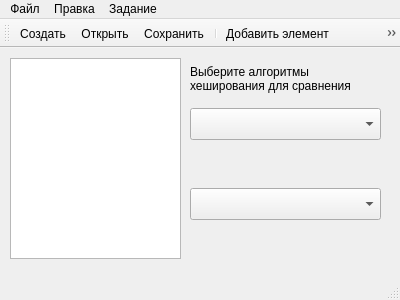
<?xml version="1.0" encoding="UTF-8"?>
<ui version="4.0">
 <class>MainWindow</class>
 <widget class="QMainWindow" name="MainWindow">
  <property name="geometry">
   <rect>
    <x>0</x>
    <y>0</y>
    <width>400</width>
    <height>300</height>
   </rect>
  </property>
  <property name="windowTitle">
   <string>MainWindow</string>
  </property>
  <widget class="QWidget" name="centralWidget">
   <widget class="QListView" name="hashTableView">
    <property name="geometry">
     <rect>
      <x>10</x>
      <y>10</y>
      <width>171</width>
      <height>201</height>
     </rect>
    </property>
   </widget>
   <widget class="QComboBox" name="cbHashFunc1">
    <property name="geometry">
     <rect>
      <x>190</x>
      <y>60</y>
      <width>191</width>
      <height>32</height>
     </rect>
    </property>
   </widget>
   <widget class="QComboBox" name="cbHashFunc2">
    <property name="geometry">
     <rect>
      <x>190</x>
      <y>140</y>
      <width>191</width>
      <height>32</height>
     </rect>
    </property>
   </widget>
   <widget class="QLabel" name="lResult1">
    <property name="geometry">
     <rect>
      <x>190</x>
      <y>100</y>
      <width>191</width>
      <height>31</height>
     </rect>
    </property>
    <property name="lineWidth">
     <number>1</number>
    </property>
    <property name="text">
     <string/>
    </property>
   </widget>
   <widget class="QLabel" name="lResult2">
    <property name="geometry">
     <rect>
      <x>190</x>
      <y>180</y>
      <width>181</width>
      <height>31</height>
     </rect>
    </property>
    <property name="text">
     <string/>
    </property>
   </widget>
   <widget class="QLabel" name="label">
    <property name="geometry">
     <rect>
      <x>190</x>
      <y>10</y>
      <width>191</width>
      <height>41</height>
     </rect>
    </property>
    <property name="text">
     <string>Выберите алгоритмы
хеширования для сравнения</string>
    </property>
   </widget>
  </widget>
  <widget class="QMenuBar" name="menuBar">
   <property name="geometry">
    <rect>
     <x>0</x>
     <y>0</y>
     <width>400</width>
     <height>30</height>
    </rect>
   </property>
   <widget class="QMenu" name="menu">
    <property name="title">
     <string>Файл</string>
    </property>
    <addaction name="actionNew"/>
    <addaction name="actionOpen"/>
    <addaction name="actionSave"/>
    <addaction name="actionSaveAs"/>
    <addaction name="actionClose"/>
    <addaction name="separator"/>
    <addaction name="actionExit"/>
   </widget>
   <widget class="QMenu" name="menu_2">
    <property name="title">
     <string>Правка</string>
    </property>
    <addaction name="actionAdd"/>
    <addaction name="separator"/>
    <addaction name="actionFind"/>
    <addaction name="separator"/>
    <addaction name="actionClear"/>
   </widget>
   <widget class="QMenu" name="menu_3">
    <property name="title">
     <string>Задание</string>
    </property>
    <addaction name="actionInfo"/>
   </widget>
   <addaction name="menu"/>
   <addaction name="menu_2"/>
   <addaction name="menu_3"/>
  </widget>
  <widget class="QToolBar" name="mainToolBar">
   <property name="iconSize">
    <size>
     <width>16</width>
     <height>16</height>
    </size>
   </property>
   <attribute name="toolBarArea">
    <enum>TopToolBarArea</enum>
   </attribute>
   <attribute name="toolBarBreak">
    <bool>false</bool>
   </attribute>
   <addaction name="actionNew"/>
   <addaction name="actionOpen"/>
   <addaction name="actionSave"/>
   <addaction name="separator"/>
   <addaction name="actionAdd"/>
   <addaction name="actionFind"/>
   <addaction name="actionClear"/>
   <addaction name="separator"/>
   <addaction name="actionExit"/>
  </widget>
  <widget class="QStatusBar" name="statusBar"/>
  <action name="actionNew">
   <property name="icon">
    <iconset theme="document-new">
     <normaloff>.</normaloff>.</iconset>
   </property>
   <property name="text">
    <string>Создать</string>
   </property>
  </action>
  <action name="actionOpen">
   <property name="icon">
    <iconset theme="document-open">
     <normaloff>.</normaloff>.</iconset>
   </property>
   <property name="text">
    <string>Открыть...</string>
   </property>
  </action>
  <action name="actionSave">
   <property name="icon">
    <iconset theme="document-save">
     <normaloff>.</normaloff>.</iconset>
   </property>
   <property name="text">
    <string>Сохранить</string>
   </property>
  </action>
  <action name="actionSaveAs">
   <property name="icon">
    <iconset theme="document-save-as">
     <normaloff>.</normaloff>.</iconset>
   </property>
   <property name="text">
    <string>Сохранить как...</string>
   </property>
  </action>
  <action name="actionExit">
   <property name="icon">
    <iconset theme="application-exit">
     <normaloff>.</normaloff>.</iconset>
   </property>
   <property name="text">
    <string>Выйти</string>
   </property>
  </action>
  <action name="actionAdd">
   <property name="icon">
    <iconset theme="bqm-add">
     <normaloff>.</normaloff>.</iconset>
   </property>
   <property name="text">
    <string>Добавить элемент...</string>
   </property>
  </action>
  <action name="actionFind">
   <property name="icon">
    <iconset theme="edit-find">
     <normaloff>.</normaloff>.</iconset>
   </property>
   <property name="text">
    <string>Поиск</string>
   </property>
  </action>
  <action name="actionClear">
   <property name="icon">
    <iconset theme="edit-clear">
     <normaloff>.</normaloff>.</iconset>
   </property>
   <property name="text">
    <string>Очистить таблицу...</string>
   </property>
  </action>
  <action name="actionInfo">
   <property name="icon">
    <iconset theme="help-about">
     <normaloff>.</normaloff>.</iconset>
   </property>
   <property name="text">
    <string>Текст задания...</string>
   </property>
  </action>
  <action name="actionClose">
   <property name="icon">
    <iconset theme="document-close">
     <normaloff>.</normaloff>.</iconset>
   </property>
   <property name="text">
    <string>Закрыть</string>
   </property>
  </action>
 </widget>
 <layoutdefault spacing="6" margin="11"/>
 <resources/>
 <connections/>
</ui>
